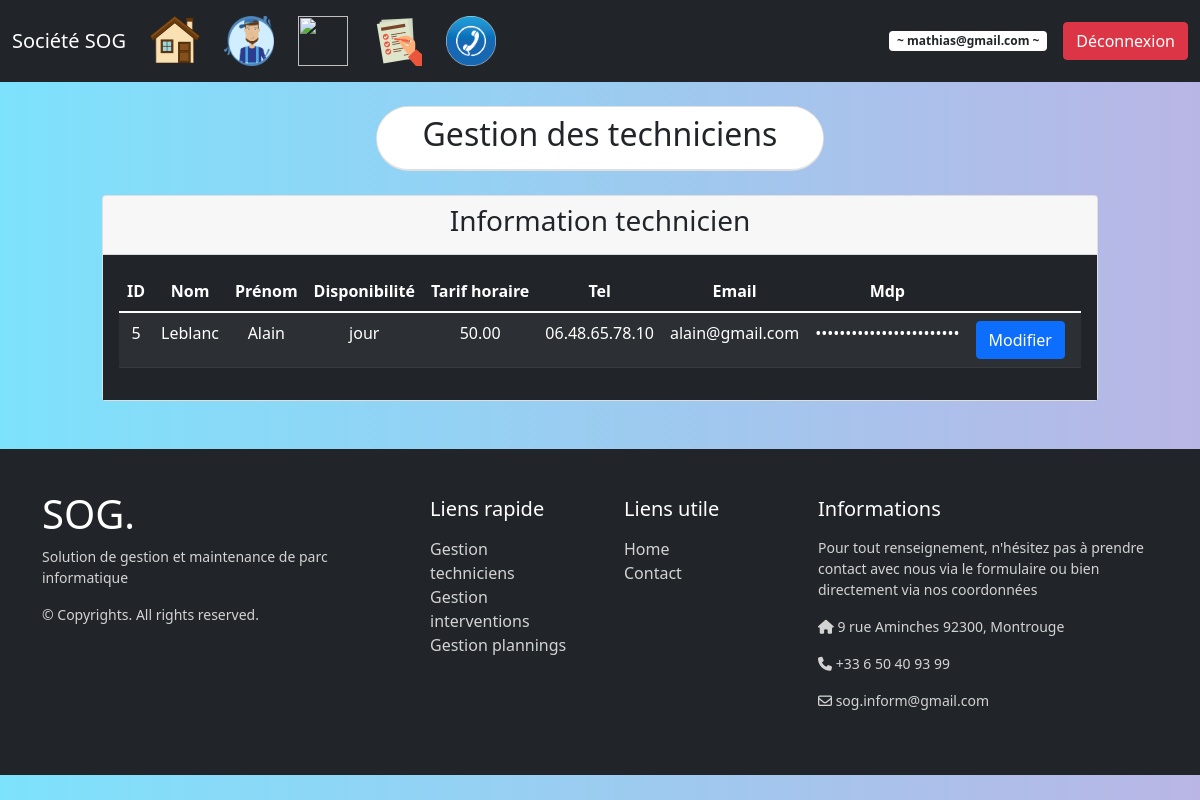
The page /index.php?page=3 (signed in) on the database its author committed.
### tables this page shows
Create table technicien
(
    idtechnicien int(3) auto_increment,
    nom varchar(20) NOT NULL,
    prenom varchar(20) NOT NULL,
    disponibilite enum('jour','nuit') NOT NULL,
    tarif_horaire decimal(13,2) NOT NULL,
    tel varchar(20) default NULL,
    email varchar(100) NOT NULL unique,
    role enum('usert', 'admin') default 'usert',
    mdp varchar(255) NOT NULL,
    PRIMARY KEY (idtechnicien)
);

### controleur/config_bdd.php (called while the page is built)
<?php
$serveur = "localhost:3307";
$bdd = "bdd_ppe";
$user = "root";
$mdp = "";
?>

### controleur/controleur.class.php (called while the page is built, shortened)
<?php
require_once("modele/modele.class.php");
class Controleur {
	private $unModele;
	public function __construct($serveur, $bdd, $user, $mdp) {
		$this->unModele = new Modele($serveur, $bdd, $user, $mdp);
	}
	public function setTable($uneTable) {
		$this->unModele->setTable($uneTable);
	}
	public function selectWhere($where) {
		return $this->unModele->selectWhere($where);
	}
}
?>

### modele/modele.class.php (called while the page is built, shortened)
<?php
class Modele {
	private $unPdo, $uneTable;
	public function __construct($serveur, $bdd, $user, $mdp)
	{
		$this->unPdo = null;
		try
		{
			$this->unPdo = new PDO("mysql:host=".$serveur.";dbname=".$bdd.";charset=utf8", $user, $mdp);
		}
		catch (PDOException $exp)
		{
			die("Erreur de connexion à la base de données : " . $exp->getMessage());
		}
	}
	public function setTable($uneTable)
	{
		$this->uneTable = $uneTable;
	}
	public function selectWhere($where)
	{
		$donnees = array();
		$champs = array();
		foreach ($where as $key => $value)
		{
			$champs[] = $key." = :".$key;
			$donnees[":".$key] = $value;
		}
		$chaineWhere = implode(" AND ", $champs);
		$requete = "SELECT * FROM ".$this->uneTable." WHERE ".$chaineWhere;
		$select = $this->unPdo->prepare($requete);
		$select->execute($donnees);
		return $select->fetch();
	}
}
?>

### vue/vue_les_techniciens.php (the view, shortened to what this page needs)
<div class="card">
    <div class="card-header">
        <h3 class="text-center"><?= ($_SESSION['role'] == "admin" ? "Liste des techniciens" : "Information technicien"); ?></h3>
    </div>
    <div class="card-body bg-dark text-white">
		<table class="table table-dark table-striped text-center">
			<thead>
				<tr>
					<th scope="col">ID</th>
					<th scope="col">Nom</td>
					<th scope="col">Prénom</th>
					<th scope="col">Disponibilité</th>
					<th scope="col">Tarif horaire</th>
					<th scope="col">Tel</th>
					<th scope="col">Email</th>
					<th scope="col">Mdp</th>
				</tr>
			</thead>
			<tbody>
				<?php foreach ($lesTechniciens as $unTechnicien) { ?>
				<tr>
					<td><?= $unTechnicien['idtechnicien']; ?></td>
					<td><?= $unTechnicien['nom']; ?></td>
					<td><?= $unTechnicien['prenom']; ?></td>
					<td><?= $unTechnicien['disponibilite']; ?></td>
					<td><?= $unTechnicien['tarif_horaire']; ?></td>
					<td><?= $unTechnicien['tel']; ?></td>
					<td><?= $unTechnicien['email']; ?></td>
					<td>••••••••••••••••••••••••</td>
					<td>
						<a href="index.php?page=3&action=edit&idtechnicien=<?= $unTechnicien['idtechnicien']; ?>" class="btn btn-primary me-2">Modifier</a>
					</td>
				</tr>
				<?php } ?>
			</tbody>
		</table>
	</div>
</div>

### index.php (style rules this page uses)
a { color: inherit; text-decoration: none; transition: all 0.3s; }
body { background: #642B73; background: -webkit-linear-gradient(to right, #7DE2FC, #B9B6E5); background: linear-gradient(to right, #7DE2FC , #B9B6E5); }

### rows shown on the page
technicien: idtechnicien "5", nom "Leblanc", prenom "Alain", disponibilite "jour", tarif_horaire "50.00", tel "06.48.65.78.10", email "alain@gmail.com"

### other values the page prints
$_SESSION['email'] "mathias@gmail.com"
